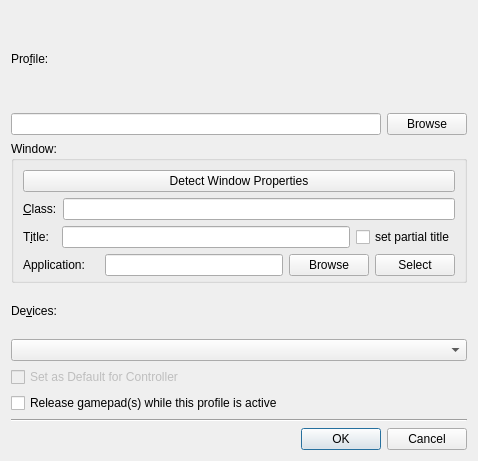
<?xml version="1.0" encoding="UTF-8"?>
<ui version="4.0">
 <class>AddEditAutoProfileDialog</class>
 <widget class="QDialog" name="AddEditAutoProfileDialog">
  <property name="geometry">
   <rect>
    <x>0</x>
    <y>0</y>
    <width>478</width>
    <height>461</height>
   </rect>
  </property>
  <property name="windowTitle">
   <string>Auto Profile Dialog</string>
  </property>
  <property name="modal">
   <bool>true</bool>
  </property>
  <layout class="QVBoxLayout" name="verticalLayout_7">
   <item>
    <layout class="QVBoxLayout" name="verticalLayout_5">
     <item>
      <widget class="QLabel" name="label">
       <property name="text">
        <string>Pro&amp;file:</string>
       </property>
       <property name="buddy">
        <cstring>profileLineEdit</cstring>
       </property>
      </widget>
     </item>
     <item>
      <layout class="QHBoxLayout" name="horizontalLayout">
       <item>
        <widget class="QLineEdit" name="profileLineEdit"/>
       </item>
       <item>
        <widget class="QPushButton" name="profileBrowsePushButton">
         <property name="text">
          <string>Browse</string>
         </property>
        </widget>
       </item>
      </layout>
     </item>
    </layout>
   </item>
   <item>
    <widget class="QGroupBox" name="groupBox">
     <property name="title">
      <string>Window:</string>
     </property>
     <property name="flat">
      <bool>false</bool>
     </property>
     <property name="checkable">
      <bool>false</bool>
     </property>
     <layout class="QVBoxLayout" name="verticalLayout_2">
      <property name="spacing">
       <number>6</number>
      </property>
      <property name="bottomMargin">
       <number>4</number>
      </property>
      <item>
       <widget class="QPushButton" name="detectWinPropsSelectWindowPushButton">
        <property name="toolTip">
         <string>Select Window. Click on the appropriate application
window and the application file path will be populated
in the form.</string>
        </property>
        <property name="text">
         <string>Detect Window Properties</string>
        </property>
       </widget>
      </item>
      <item>
       <layout class="QHBoxLayout" name="horizontalLayout_3">
        <item>
         <widget class="QLabel" name="winClassLabel">
          <property name="text">
           <string>&amp;Class:</string>
          </property>
          <property name="buddy">
           <cstring>applicationLineEdit</cstring>
          </property>
         </widget>
        </item>
        <item>
         <widget class="QLineEdit" name="winClassLineEdit"/>
        </item>
       </layout>
      </item>
      <item>
       <layout class="QHBoxLayout" name="horizontalLayout_4">
        <item>
         <widget class="QLabel" name="winNameLabel">
          <property name="text">
           <string>T&amp;itle:  </string>
          </property>
          <property name="buddy">
           <cstring>applicationLineEdit</cstring>
          </property>
         </widget>
        </item>
        <item>
         <widget class="QLineEdit" name="winNameLineEdit"/>
        </item>
        <item>
         <widget class="QCheckBox" name="setPartialCheckBox">
          <property name="text">
           <string>set partial title</string>
          </property>
         </widget>
        </item>
       </layout>
      </item>
      <item>
       <layout class="QHBoxLayout" name="horizontalLayout_2">
        <item>
         <widget class="QLabel" name="label_2">
          <property name="text">
           <string>Application:    </string>
          </property>
          <property name="buddy">
           <cstring>applicationLineEdit</cstring>
          </property>
         </widget>
        </item>
        <item>
         <widget class="QLineEdit" name="applicationLineEdit"/>
        </item>
        <item>
         <widget class="QPushButton" name="applicationPushButton">
          <property name="text">
           <string>Browse</string>
          </property>
         </widget>
        </item>
        <item>
         <widget class="QPushButton" name="selectWindowPushButton">
          <property name="toolTip">
           <string>Select Window. Click on the appropriate application
window and the application file path will be populated
in the form.</string>
          </property>
          <property name="text">
           <string>Select</string>
          </property>
         </widget>
        </item>
       </layout>
      </item>
     </layout>
    </widget>
   </item>
   <item>
    <layout class="QVBoxLayout" name="verticalLayout">
     <item>
      <widget class="QLabel" name="devicesLabel">
       <property name="text">
        <string>De&amp;vices:</string>
       </property>
       <property name="buddy">
        <cstring>devicesComboBox</cstring>
       </property>
      </widget>
     </item>
     <item>
      <widget class="QComboBox" name="devicesComboBox"/>
     </item>
     <item>
      <widget class="QCheckBox" name="asDefaultCheckBox">
       <property name="enabled">
        <bool>false</bool>
       </property>
       <property name="toolTip">
        <string>Select this profile to be the default loaded for
the specified device. The selection will be used instead
of the all default profile option.</string>
       </property>
       <property name="text">
        <string>Set as Default for Controller</string>
       </property>
      </widget>
     </item>
     <item>
      <widget class="QCheckBox" name="releaseControllerCheckBox">
       <property name="toolTip">
        <string>Allows the focused application to receive selected gamepad input directly until AntiMicroX is focused again or another auto profile is selected.</string>
       </property>
       <property name="text">
        <string>Release gamepad(s) while this profile is active</string>
       </property>
      </widget>
     </item>
    </layout>
   </item>
   <item>
    <widget class="Line" name="line">
     <property name="orientation">
      <enum>Qt::Horizontal</enum>
     </property>
    </widget>
   </item>
   <item>
    <widget class="QDialogButtonBox" name="buttonBox">
     <property name="orientation">
      <enum>Qt::Horizontal</enum>
     </property>
     <property name="standardButtons">
      <set>QDialogButtonBox::Cancel|QDialogButtonBox::Ok</set>
     </property>
    </widget>
   </item>
  </layout>
 </widget>
 <resources/>
 <connections>
  <connection>
   <sender>buttonBox</sender>
   <signal>accepted()</signal>
   <receiver>AddEditAutoProfileDialog</receiver>
   <slot>accept()</slot>
   <hints>
    <hint type="sourcelabel">
     <x>254</x>
     <y>401</y>
    </hint>
    <hint type="destinationlabel">
     <x>157</x>
     <y>274</y>
    </hint>
   </hints>
  </connection>
  <connection>
   <sender>buttonBox</sender>
   <signal>rejected()</signal>
   <receiver>AddEditAutoProfileDialog</receiver>
   <slot>reject()</slot>
   <hints>
    <hint type="sourcelabel">
     <x>322</x>
     <y>401</y>
    </hint>
    <hint type="destinationlabel">
     <x>286</x>
     <y>274</y>
    </hint>
   </hints>
  </connection>
 </connections>
</ui>
